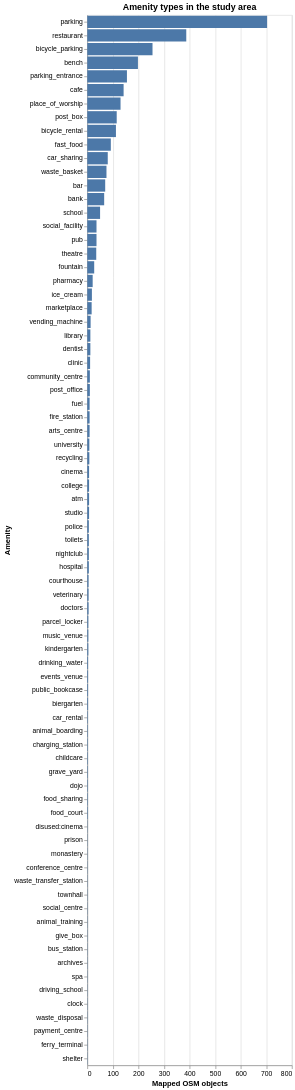

Here is the notebook cell this chart was saved with:
### Markdown cell above
#### Explore the amenities in this region

For the full list of amenities, see the [OSM Wikipedia](https://wiki.openstreetmap.org/wiki/Key:amenity)

### Code cell
# Aggregate before charting to keep the output small and avoid Altair row limits.
counts = poi_df["amenity"].value_counts().rename_axis("amenity").reset_index(name="count")
chart = alt.Chart(counts).mark_bar().encode(
    y=alt.Y("amenity:N", sort="-x", title="Amenity"),
    x=alt.X("count:Q", title="Mapped OSM objects"),
    tooltip=["amenity:N", "count:Q"],
).properties(title="Amenity types in the study area")
chart

### Figure 1 — Vega-Lite specification as saved in the notebook (floating-point values rounded to 4 significant figures)
{"config": {"view": {"continuousWidth": 300, "continuousHeight": 300}}, "data": {"name": "data-cee557ade5f5f492f725016fe9fe5ba8"}, "mark": {"type": "bar"}, "encoding": {"tooltip": [{"field": "amenity", "type": "nominal"}, {"field": "count", "type": "quantitative"}], "x": {"field": "count", "title": "Mapped OSM objects", "type": "quantitative"}, "y": {"field": "amenity", "sort": "-x", "title": "Amenity", "type": "nominal"}}, "title": "Amenity types in the study area", "$schema": "https://vega.github.io/schema/vega-lite/v5.20.1.json", "datasets": {"data-cee557ade5f5f492f725016fe9fe5ba8": [{"amenity": "parking", "count": 703}, {"amenity": "restaurant", "count": 387}, {"amenity": "bicycle_parking", "count": 255}, {"amenity": "bench", "count": 198}, {"amenity": "parking_entrance", "count": 155}, {"amenity": "cafe", "count": 142}, {"amenity": "place_of_worship", "count": 130}, {"amenity": "post_box", "count": 115}, {"amenity": "bicycle_rental", "count": 112}, {"amenity": "fast_food", "count": 92}, {"amenity": "car_sharing", "count": 80}, {"amenity": "waste_basket", "count": 75}, {"amenity": "bar", "count": 70}, {"amenity": "bank", "count": 66}, {"amenity": "school", "count": 50}, {"amenity": "social_facility", "count": 36}, {"amenity": "pub", "count": 36}, {"amenity": "theatre", "count": 35}, {"amenity": "fountain", "count": 27}, {"amenity": "pharmacy", "count": 21}, {"amenity": "ice_cream", "count": 18}, {"amenity": "marketplace", "count": 17}, {"amenity": "vending_machine", "count": 13}, {"amenity": "library", "count": 12}, {"amenity": "dentist", "count": 12}, {"amenity": "clinic", "count": 11}, {"amenity": "community_centre", "count": 10}, {"amenity": "post_office", "count": 10}, {"amenity": "fuel", "count": 9}, {"amenity": "fire_station", "count": 9}, {"amenity": "arts_centre", "count": 9}, {"amenity": "university", "count": 8}, {"amenity": "recycling", "count": 8}, {"amenity": "cinema", "count": 7}, {"amenity": "college", "count": 7}, {"amenity": "atm", "count": 7}, {"amenity": "studio", "count": 7}, {"amenity": "police", "count": 6}, {"amenity": "toilets", "count": 6}, {"amenity": "nightclub", "count": 6}, {"amenity": "hospital", "count": 6}, {"amenity": "courthouse", "count": 5}, {"amenity": "veterinary", "count": 5}, {"amenity": "doctors", "count": 5}, {"amenity": "parcel_locker", "count": 4}, {"amenity": "music_venue", "count": 4}, {"amenity": "kindergarten", "count": 4}, {"amenity": "drinking_water", "count": 3}, {"amenity": "events_venue", "count": 3}, {"amenity": "public_bookcase", "count": 3}, {"amenity": "biergarten", "count": 3}, {"amenity": "car_rental", "count": 2}, {"amenity": "animal_boarding", "count": 2}, {"amenity": "charging_station", "count": 2}, {"amenity": "childcare", "count": 2}, {"amenity": "grave_yard", "count": 2}, {"amenity": "dojo", "count": 2}, {"amenity": "food_sharing", "count": 2}, {"amenity": "food_court", "count": 2}, {"amenity": "disused:cinema", "count": 1}, {"amenity": "prison", "count": 1}, {"amenity": "monastery", "count": 1}, {"amenity": "conference_centre", "count": 1}, {"amenity": "waste_transfer_station", "count": 1}, {"amenity": "townhall", "count": 1}, {"amenity": "social_centre", "count": 1}, {"amenity": "animal_training", "count": 1}, {"amenity": "give_box", "count": 1}, {"amenity": "bus_station", "count": 1}, {"amenity": "archives", "count": 1}, {"amenity": "spa", "count": 1}, {"amenity": "driving_school", "count": 1}, {"amenity": "clock", "count": 1}, {"amenity": "waste_disposal", "count": 1}, {"amenity": "payment_centre", "count": 1}, {"amenity": "ferry_terminal", "count": 1}, {"amenity": "shelter", "count": 1}]}}
